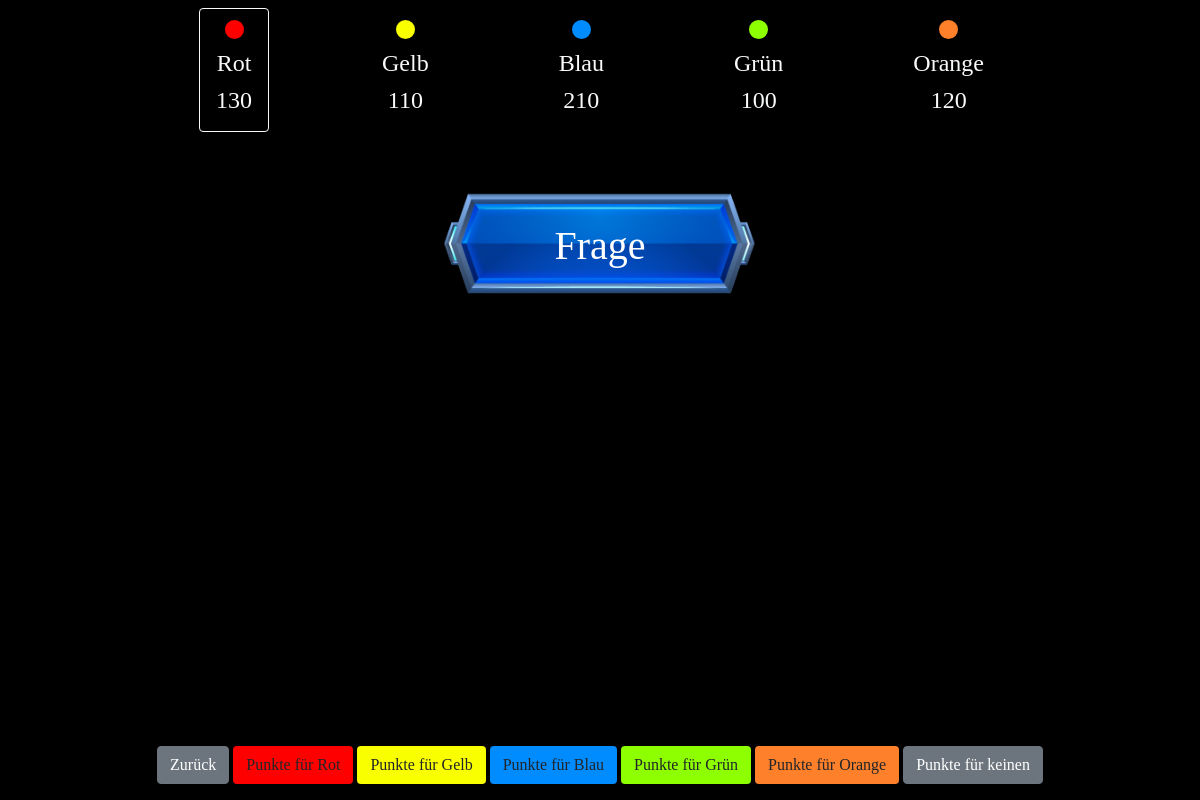
Screenshot of /question/1/ with the database file from the repository.
### main_game/models.py (models this page shows, shortened)
class Team(models.Model):
    id = models.AutoField(primary_key=True)
    name = models.CharField('Name', max_length=40, blank=True)
    color = ColorField('Farbe', default='#FF0000', unique=True)
    point_status = models.IntegerField('Punktestand', default=0)
    is_active = models.BooleanField('An der Reihe', default=False)
    update_date = models.DateTimeField('Aenderungsdatum', auto_now=True)

class Question(models.Model):
    id = models.AutoField(primary_key=True)
    question_points = models.ForeignKey(Point, on_delete=models.CASCADE)
    topic = models.ForeignKey(Topic, on_delete=models.CASCADE)
    question_category = models.CharField('Kategorie', max_length=40, choices=question_categories, default='Frage')
    name = models.CharField('Name', max_length=240, blank=True)
    solution = models.CharField('Loesung', max_length=240, blank=True)
    state = models.BooleanField('Aktiv?', default=True)
    update_date = models.DateTimeField('Aenderungsdatum', auto_now=True)
    class Meta:
        unique_together = ('question_points', 'topic')

### main_game/views.py (the view, shortened to what this page needs)
# urls.py: path('question/<int:id_number>/', views.question_by_id, name='question_by_id'),
def question_by_id(request, id_number):
    teams = Team.objects.all()
    question = Question.objects.get(id=int(id_number))
    dates = {'question': question,
             'teams': teams,
             'id_number': id_number}
    return render(request, 'sites/questions_by_id.html', dates)

### main_game/models.py (called while the page is built)
    def __str__(self):
        return str(self.value)

### main_game/templates/sites/questions_by_id.html (shortened to what this page needs)
{% extends 'base.html' %}
{% block main %}
<div class="container-fluid">
    <div class="p-1">
        <a class="px-5 mx-5" style="text-decoration: none;" href=""
           onclick="show('divQuestion'); return false">&#160</a>
    </div>
</div>
{% load static %}
<h1 class="jungle-topic"
    style="background:url('{% static 'base/images/space_banner.png' %}'); background-position: bottom; background-size: 400px; background-repeat: no-repeat;">
    {{ question.question_category }}</h1>
<footer class="text-center text-lg-start fixed-bottom">
    <div class="container-fluid">
        <div class="text-center p-3">
            <form method="POST">
                <a class="btn btn-secondary" href="{% url 'home' %}">Zurück</a>
                {% for team in teams %}
                <button type="submit" name="{{ team.id }}" value="{{ id_number }}" class="btn"
                        style="background-color: {{ team.color }}">Punkte für {{ team.name }}
                </button>
                {% endfor %}
                <button type="submit" name="0" value="{{ id_number }}" class="btn btn-secondary">
                    Punkte für keinen
                </button>
            </form>
        </div>
    </div>
</footer>
{% endblock %}

### main_game/templates/top-bar.html
<nav class="navbar navbar-expand-lg navbar-dark d-none d-lg-block" style="z-index: 2000;">
    <div class="container-fluid">
        <div class="collapse navbar-collapse">
            <ul class="nav navbar-nav mx-auto">
                {% for team in teams %}
                <li class="nav-item active">
                    {% if team.is_active %}
                    <div class="card bg-transparent text-center border-light px-2 mx-5">
                        <div class="car-body">
                            <a class="nav-link">
                                <span class="dot" style="background-color: {{ team.color }};"></span>
                                <h4 class="text-light">{{ team.name }}</h4>
                                <h4 class="text-light">{{ team.point_status }}</h4>
                            </a>
                        </div>
                    </div>
                    {% else %}
                    <div class="card bg-transparent text-center px-2 mx-5">
                        <div class="car-body">
                            <a class="nav-link">
                                <span class="dot" style="background-color: {{ team.color }};"></span>
                                <h4 class="text-light">{{ team.name }}</h4>
                                <h4 class="text-light">{{ team.point_status }}</h4>
                            </a>
                        </div>
                    </div>
                    {% endif %}
                </li>
                {% endfor %}
            </ul>
        </div>
    </div>
</nav>

### static/base/css/styles.css (style rules this page uses)
body { font-family: "Nasalization RG"; user-select: None; }
.dot { height: 25px; width: 25px; background-color: #bbb; border-style: solid; border-color: black; border-radius: 50%; display: inline-block; }
.jungle-topic { color: white; text-align: center; padding: 50px 75px; }

### rows the page displays
Team: name "Rot", point_status "130", {{ team.id }} 1 (drawn)
Team: name "Gelb", point_status "110", {{ id_number }} 1 (drawn)
Team: name "Blau", point_status "210", {{ id_number }} 1 (drawn)
Team: name "Grün", point_status "100", {{ id_number }} 1 (drawn)
Team: name "Orange", point_status "120", {{ id_number }} 1 (drawn)
Question: question_category "Frage"
